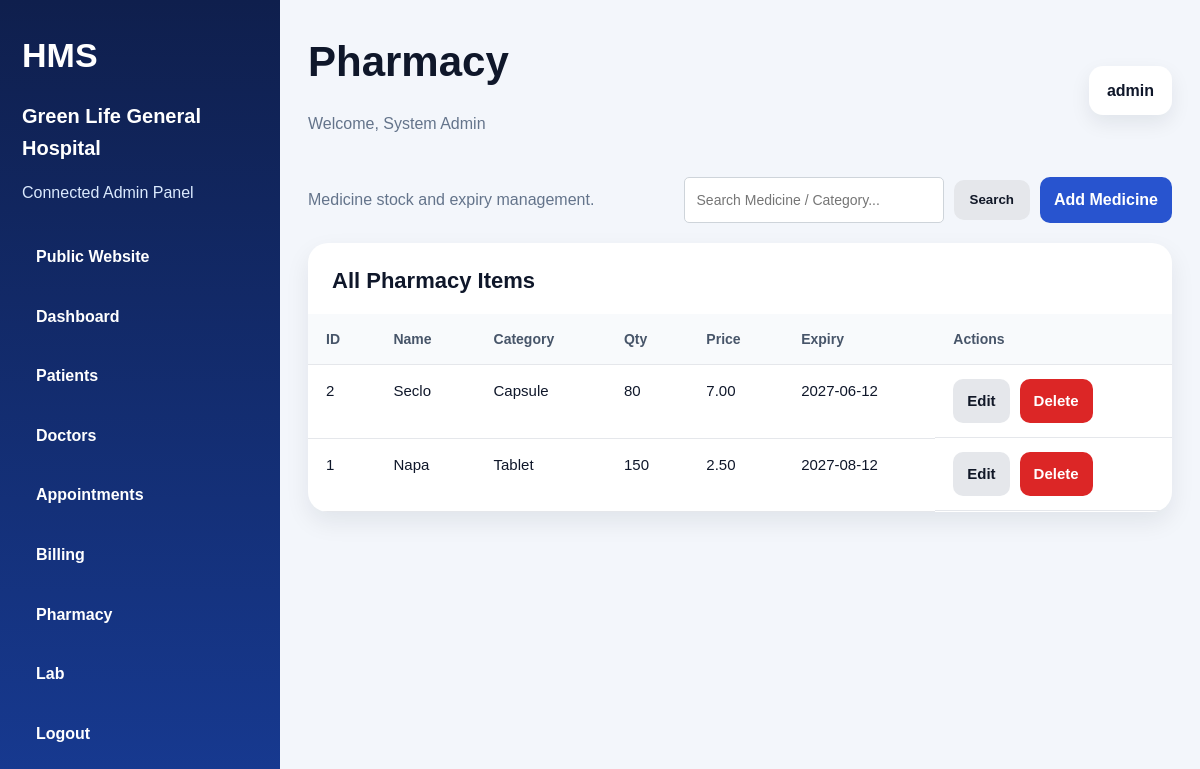
/admin/modules/pharmacy/index.php (signed in), run on the app's committed database.
### tables this page shows
CREATE TABLE pharmacy_items (
  id INT AUTO_INCREMENT PRIMARY KEY,
  item_name VARCHAR(120) NOT NULL,
  category VARCHAR(80) DEFAULT '',
  quantity INT NOT NULL DEFAULT 0,
  unit_price DECIMAL(10,2) NOT NULL DEFAULT 0,
  expiry_date DATE DEFAULT NULL,
  created_at DATETIME NOT NULL
);

### config/app.php (called while the page is built, shortened)
<?php
function e($v): string
{
    return htmlspecialchars((string) $v, ENT_QUOTES, 'UTF-8');
}

### admin/modules/pharmacy/index.php (the view, shortened to what this page needs)
<?php
require_once __DIR__ . '/../../../config/database.php';
$sql = "
    SELECT *
    FROM pharmacy_items
";
$params = [];
$sql .= " ORDER BY id DESC";
$stmt = $pdo->prepare($sql);
$stmt->execute($params);
$rows = $stmt->fetchAll();
include __DIR__ . '/../../partials/header.php';
?>
<div class="toolbar">
    <div class="muted">
        Medicine stock and expiry management.
    </div>
    <div class="toolbar-actions">
        <form method="GET" class="search-form">
            <input
                type="text"
                name="search"
                class="form-control"
                placeholder="Search Medicine / Category..."
                value="<?= e($_GET['search'] ?? '') ?>">
            <button type="submit" class="btn btn-secondary">
                Search
            </button>
        </form>
        <a class="btn btn-primary" href="form.php">
            Add Medicine
        </a>
    </div>
</div>
<div class="table-card">
    <div class="table-head">
        <h3>All Pharmacy Items</h3>
    </div>
    <div class="table-wrap">
        <table class="table">
            <thead>
                <tr>
                    <th>ID</th>
                    <th>Name</th>
                    <th>Category</th>
                    <th>Qty</th>
                    <th>Price</th>
                    <th>Expiry</th>
                    <th>Actions</th>
                </tr>
            </thead>
            <tbody>
            <?php if(count($rows) > 0): ?>
                <?php foreach($rows as $r): ?>
                <tr>
                    <td><?= e($r['id']) ?></td>
                    <td><?= e($r['item_name']) ?></td>
                    <td><?= e($r['category']) ?></td>
                    <td><?= e($r['quantity']) ?></td>
                    <td><?= e($r['unit_price']) ?></td>
                    <td><?= e($r['expiry_date']) ?></td>
                    <td class="actions">
                        <a class="btn btn-secondary"
                           href="form.php?id=<?= e($r['id']) ?>">
                            Edit
                        </a>
                        <a class="btn btn-danger"
                           data-confirm="Delete medicine?"
                           href="delete.php?id=<?= e($r['id']) ?>">
                            Delete
                        </a>
                    </td>
                </tr>
                <?php endforeach; ?>
            <?php endif; ?>
            </tbody>
        </table>
    </div>
</div>
<?php include __DIR__ . '/../../partials/footer.php'; ?>

### assets/css/style.css (style rules this page uses)
:root { --bg:#f4f7fb; --card:#fff; --text:#172033; --muted:#5f6b7a; --pri:#1d4ed8; --pri2:#0f172a; --line:#e5e7eb; --success:#16a34a; --warn:#d97706; --danger:#dc2626; --radius:22px; --shadow:0 16px 36px rgba(15,23,42,.10) }
* { box-sizing:border-box }
html { scroll-behavior:smooth }
body { margin:0; font-family:Arial,Helvetica,sans-serif; background:var(--bg); color:var(--text); line-height:1.6 }
a { text-decoration:none; color:inherit }
.btn { display:inline-flex; align-items:center; justify-content:center; padding:13px 20px; border-radius:14px; border:none; cursor:pointer; font-weight:700; transition:.25s ease }
.btn-primary { background:var(--pri); color:#fff }
.btn-secondary { background:#eef2ff; color:var(--pri2) }
.btn-danger { background:#fee2e2; color:#991b1b }
.muted { color:var(--muted) }
.hero-card, .panel, .table-card, .stat-card, .info-card, .login-panel { background:var(--card); border-radius:var(--radius); box-shadow:var(--shadow) }
.form-control { width: 100%; height: 48px; border: 1px solid #d1d5db; border-radius: 12px; padding: 12px 14px; font-size: 15px; color: #111827; background: #ffffff; outline: none; box-sizing: border-box; }
.muted { color:#6b7280; }
.btn { display:inline-block; padding:12px 18px; border-radius:8px; text-decoration:none; border:none; cursor:pointer; font-weight:600; }
.btn-primary { background:#2854cf; color:#fff; }
.btn-secondary { background:#e5e7eb; color:#111827; }
.muted { color: #6b7280; }
.btn { display: inline-block; padding: 12px 18px; border-radius: 10px; text-decoration: none; border: none; cursor: pointer; font-weight: 600; }
.btn-primary { background: #2854cf; color: #fff; }
.btn-secondary { background: #e5e7eb; color: #111827; }
.admin-body { margin: 0; background: #f3f6fb; font-family: Arial, sans-serif; color: #0f172a; }
.table-card { background: #ffffff; border-radius: 20px; box-shadow: 0 10px 24px rgba(15, 23, 42, 0.08); overflow: hidden; }
.table-head { padding: 20px 24px 0; }
.table-head h3 { margin: 0 0 16px; font-size: 22px; color: #0f172a; }
.table-wrap { width: 100%; overflow-x: auto; }
.table { width: 100%; border-collapse: collapse; }
.table th, .table td { padding: 14px 18px; text-align: left; border-bottom: 1px solid #e5e7eb; }
.table th { background: #f8fafc; font-size: 14px; color: #475569; font-weight: 800; }
.table td { font-size: 15px; color: #0f172a; }
.muted { color: #64748b; }
.toolbar { display: flex; align-items: center; justify-content: space-between; gap: 16px; margin-bottom: 20px; flex-wrap: wrap; }
.actions { display: flex; gap: 10px; flex-wrap: wrap; }
.btn-danger { background: #dc2626; color: #ffffff; text-decoration: none; padding: 10px 14px; border-radius: 10px; font-weight: 600; display: inline-block; }
.btn-secondary { background: #e5e7eb; color: #111827; text-decoration: none; padding: 10px 14px; border-radius: 10px; font-weight: 600; display: inline-block; }
.btn-primary { background: #2854cf; color: #ffffff; text-decoration: none; padding: 10px 14px; border-radius: 10px; font-weight: 600; display: inline-block; }
.table th, .table td { padding: 14px 18px; text-align: left; border-bottom: 1px solid #e5e7eb; vertical-align: top; }
.form-control { width: 100%; min-height: 46px; border: 1px solid #d1d5db; border-radius: 10px; padding: 10px 14px; font-size: 15px; color: #111827; background: #ffffff; box-sizing: border-box; outline: none; }

### admin/partials/header.php (style rules this page uses)
.toolbar { display:flex; justify-content:space-between; align-items:center; flex-wrap:wrap; gap:15px; margin-bottom:20px; }
.toolbar-actions { display:flex; align-items:center; gap:10px; flex-wrap:wrap; }
.search-form { display:flex; align-items:center; gap:10px; }
.search-form .form-control { width:260px; height:40px; padding:8px 12px; border:1px solid #ced4da; border-radius:5px; font-size:14px; outline:none; transition:.3s; }
.search-form .btn { height:40px; padding:0 16px; display:flex; align-items:center; justify-content:center; cursor:pointer; }
.btn-primary { white-space:nowrap; }
.btn-secondary { white-space:nowrap; }

### data on the page
pharmacy_items: id "2", item_name "Seclo", category "Capsule", quantity "80", unit_price "7.00", expiry_date "2027-06-12"
pharmacy_items: id "1", item_name "Napa", category "Tablet", quantity "150", unit_price "2.50", expiry_date "2027-08-12"

### other printed values
APP_NAME "Green Life General Hospital"
$pageTitle "Pharmacy"
$_SESSION['admin_name'] "System Admin"
$_SESSION['admin_username'] "admin"
